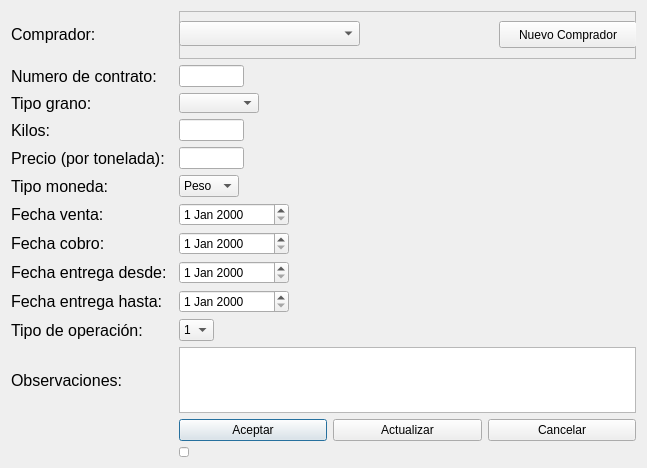
<?xml version="1.0" encoding="UTF-8"?>
<ui version="4.0">
 <class>AgregarVenta</class>
 <widget class="QDialog" name="AgregarVenta">
  <property name="geometry">
   <rect>
    <x>0</x>
    <y>0</y>
    <width>647</width>
    <height>468</height>
   </rect>
  </property>
  <property name="minimumSize">
   <size>
    <width>0</width>
    <height>48</height>
   </size>
  </property>
  <property name="windowTitle">
   <string>Dialog</string>
  </property>
  <layout class="QGridLayout" name="gridLayout">
   <item row="2" column="0">
    <widget class="QLabel" name="label_10">
     <property name="font">
      <font>
       <pointsize>12</pointsize>
      </font>
     </property>
     <property name="text">
      <string>Numero de contrato:</string>
     </property>
    </widget>
   </item>
   <item row="6" column="2">
    <widget class="QComboBox" name="moneda">
     <property name="maximumSize">
      <size>
       <width>60</width>
       <height>16777215</height>
      </size>
     </property>
     <property name="styleSheet">
      <string notr="true">font: 12pt &quot;MS Shell Dlg 2&quot;;</string>
     </property>
     <item>
      <property name="text">
       <string>Peso</string>
      </property>
     </item>
     <item>
      <property name="text">
       <string>Dolar</string>
      </property>
     </item>
    </widget>
   </item>
   <item row="7" column="0">
    <widget class="QLabel" name="label_2">
     <property name="font">
      <font>
       <pointsize>12</pointsize>
      </font>
     </property>
     <property name="text">
      <string>Fecha venta:</string>
     </property>
    </widget>
   </item>
   <item row="7" column="2">
    <widget class="QDateEdit" name="fecha_venta">
     <property name="maximumSize">
      <size>
       <width>110</width>
       <height>100</height>
      </size>
     </property>
     <property name="styleSheet">
      <string notr="true">font: 12pt &quot;MS Shell Dlg 2&quot;;</string>
     </property>
    </widget>
   </item>
   <item row="8" column="0">
    <widget class="QLabel" name="label_9">
     <property name="font">
      <font>
       <pointsize>12</pointsize>
      </font>
     </property>
     <property name="text">
      <string>Fecha cobro:</string>
     </property>
    </widget>
   </item>
   <item row="9" column="0">
    <widget class="QLabel" name="label_11">
     <property name="font">
      <font>
       <pointsize>12</pointsize>
      </font>
     </property>
     <property name="text">
      <string>Fecha entrega desde:</string>
     </property>
    </widget>
   </item>
   <item row="9" column="2">
    <widget class="QDateEdit" name="fecha_desde">
     <property name="maximumSize">
      <size>
       <width>110</width>
       <height>100</height>
      </size>
     </property>
     <property name="styleSheet">
      <string notr="true">font: 12pt &quot;MS Shell Dlg 2&quot;;</string>
     </property>
    </widget>
   </item>
   <item row="10" column="0">
    <widget class="QLabel" name="label_12">
     <property name="font">
      <font>
       <pointsize>12</pointsize>
      </font>
     </property>
     <property name="text">
      <string>Fecha entrega hasta:</string>
     </property>
    </widget>
   </item>
   <item row="10" column="2">
    <widget class="QDateEdit" name="fecha_hasta">
     <property name="maximumSize">
      <size>
       <width>110</width>
       <height>100</height>
      </size>
     </property>
     <property name="styleSheet">
      <string notr="true">font: 12pt &quot;MS Shell Dlg 2&quot;;</string>
     </property>
    </widget>
   </item>
   <item row="11" column="0">
    <widget class="QLabel" name="label_7">
     <property name="font">
      <font>
       <pointsize>12</pointsize>
      </font>
     </property>
     <property name="text">
      <string>Tipo de operación:</string>
     </property>
    </widget>
   </item>
   <item row="11" column="2">
    <widget class="QComboBox" name="tipo_negocio">
     <property name="minimumSize">
      <size>
       <width>20</width>
       <height>0</height>
      </size>
     </property>
     <property name="maximumSize">
      <size>
       <width>35</width>
       <height>16777215</height>
      </size>
     </property>
     <property name="styleSheet">
      <string notr="true">font: 12pt &quot;MS Shell Dlg 2&quot;;</string>
     </property>
     <item>
      <property name="text">
       <string>1</string>
      </property>
     </item>
     <item>
      <property name="text">
       <string>2</string>
      </property>
     </item>
    </widget>
   </item>
   <item row="12" column="0">
    <widget class="QLabel" name="label_6">
     <property name="font">
      <font>
       <pointsize>12</pointsize>
      </font>
     </property>
     <property name="text">
      <string>Observaciones:</string>
     </property>
    </widget>
   </item>
   <item row="12" column="2">
    <widget class="QTextEdit" name="observaciones">
     <property name="maximumSize">
      <size>
       <width>16777215</width>
       <height>70</height>
      </size>
     </property>
     <property name="styleSheet">
      <string notr="true">font: 12pt &quot;MS Shell Dlg 2&quot;;</string>
     </property>
    </widget>
   </item>
   <item row="13" column="2">
    <layout class="QHBoxLayout" name="horizontalLayout">
     <item>
      <widget class="QPushButton" name="aceptar">
       <property name="text">
        <string>Aceptar</string>
       </property>
      </widget>
     </item>
     <item>
      <widget class="QPushButton" name="actualizar">
       <property name="enabled">
        <bool>true</bool>
       </property>
       <property name="text">
        <string>Actualizar</string>
       </property>
      </widget>
     </item>
     <item>
      <widget class="QPushButton" name="cancelar">
       <property name="text">
        <string>Cancelar</string>
       </property>
      </widget>
     </item>
    </layout>
   </item>
   <item row="14" column="2">
    <widget class="QLineEdit" name="id">
     <property name="maximumSize">
      <size>
       <width>10</width>
       <height>10</height>
      </size>
     </property>
    </widget>
   </item>
   <item row="2" column="2">
    <widget class="QLineEdit" name="num_contrato">
     <property name="maximumSize">
      <size>
       <width>65</width>
       <height>16777215</height>
      </size>
     </property>
     <property name="styleSheet">
      <string notr="true">font: 12pt &quot;MS Shell Dlg 2&quot;;</string>
     </property>
     <property name="text">
      <string/>
     </property>
    </widget>
   </item>
   <item row="3" column="0">
    <widget class="QLabel" name="label_8">
     <property name="font">
      <font>
       <pointsize>12</pointsize>
      </font>
     </property>
     <property name="text">
      <string>Tipo grano:</string>
     </property>
    </widget>
   </item>
   <item row="3" column="2">
    <widget class="QComboBox" name="grano">
     <property name="enabled">
      <bool>true</bool>
     </property>
     <property name="minimumSize">
      <size>
       <width>80</width>
       <height>0</height>
      </size>
     </property>
     <property name="maximumSize">
      <size>
       <width>80</width>
       <height>20</height>
      </size>
     </property>
     <property name="styleSheet">
      <string notr="true">font: 12pt &quot;MS Shell Dlg 2&quot;;</string>
     </property>
    </widget>
   </item>
   <item row="4" column="0">
    <widget class="QLabel" name="label_4">
     <property name="font">
      <font>
       <pointsize>12</pointsize>
      </font>
     </property>
     <property name="text">
      <string>Kilos:</string>
     </property>
    </widget>
   </item>
   <item row="8" column="2">
    <widget class="QDateEdit" name="fecha_cobro">
     <property name="maximumSize">
      <size>
       <width>110</width>
       <height>100</height>
      </size>
     </property>
     <property name="styleSheet">
      <string notr="true">font: 12pt &quot;MS Shell Dlg 2&quot;;</string>
     </property>
    </widget>
   </item>
   <item row="4" column="2">
    <widget class="QLineEdit" name="kilos">
     <property name="maximumSize">
      <size>
       <width>65</width>
       <height>16777215</height>
      </size>
     </property>
     <property name="styleSheet">
      <string notr="true">font: 12pt &quot;MS Shell Dlg 2&quot;;</string>
     </property>
     <property name="text">
      <string/>
     </property>
    </widget>
   </item>
   <item row="5" column="0" colspan="2">
    <widget class="QLabel" name="label_3">
     <property name="font">
      <font>
       <pointsize>12</pointsize>
      </font>
     </property>
     <property name="text">
      <string>Precio (por tonelada):</string>
     </property>
    </widget>
   </item>
   <item row="5" column="2">
    <widget class="QLineEdit" name="precio">
     <property name="maximumSize">
      <size>
       <width>65</width>
       <height>16777215</height>
      </size>
     </property>
     <property name="styleSheet">
      <string notr="true">font: 12pt &quot;MS Shell Dlg 2&quot;;</string>
     </property>
     <property name="text">
      <string/>
     </property>
    </widget>
   </item>
   <item row="6" column="0">
    <widget class="QLabel" name="label">
     <property name="font">
      <font>
       <pointsize>12</pointsize>
      </font>
     </property>
     <property name="text">
      <string>Tipo moneda:</string>
     </property>
    </widget>
   </item>
   <item row="0" column="0">
    <widget class="QLabel" name="label_5">
     <property name="text">
      <string>&lt;html&gt;&lt;head/&gt;&lt;body&gt;&lt;p&gt;&lt;span style=&quot; font-size:12pt;&quot;&gt;Comprador:&lt;/span&gt;&lt;/p&gt;&lt;/body&gt;&lt;/html&gt;</string>
     </property>
    </widget>
   </item>
   <item row="0" column="2" alignment="Qt::AlignTop">
    <widget class="QFrame" name="frame">
     <property name="minimumSize">
      <size>
       <width>0</width>
       <height>48</height>
      </size>
     </property>
     <property name="frameShape">
      <enum>QFrame::StyledPanel</enum>
     </property>
     <property name="frameShadow">
      <enum>QFrame::Raised</enum>
     </property>
     <widget class="QComboBox" name="comprador">
      <property name="geometry">
       <rect>
        <x>0</x>
        <y>10</y>
        <width>181</width>
        <height>25</height>
       </rect>
      </property>
      <property name="maximumSize">
       <size>
        <width>200</width>
        <height>16777215</height>
       </size>
      </property>
      <property name="styleSheet">
       <string notr="true">font: 12pt &quot;MS Shell Dlg 2&quot;;</string>
      </property>
      <property name="editable">
       <bool>false</bool>
      </property>
     </widget>
     <widget class="QPushButton" name="nuevo_comprador">
      <property name="geometry">
       <rect>
        <x>320</x>
        <y>10</y>
        <width>138</width>
        <height>27</height>
       </rect>
      </property>
      <property name="minimumSize">
       <size>
        <width>0</width>
        <height>0</height>
       </size>
      </property>
      <property name="maximumSize">
       <size>
        <width>170</width>
        <height>16777215</height>
       </size>
      </property>
      <property name="styleSheet">
       <string notr="true">font: 12pt &quot;MS Shell Dlg 2&quot;;</string>
      </property>
      <property name="text">
       <string>Nuevo Comprador</string>
      </property>
     </widget>
    </widget>
   </item>
  </layout>
 </widget>
 <resources/>
 <connections/>
</ui>
